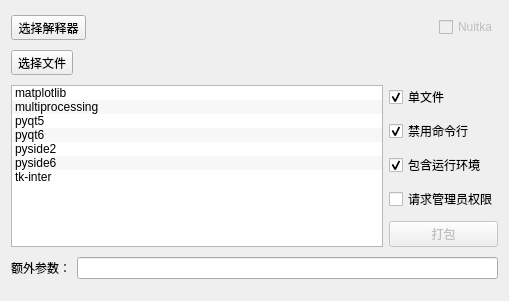
<?xml version="1.0" encoding="UTF-8"?>
<ui version="4.0">
 <class>basic</class>
 <widget class="QWidget" name="basic">
  <property name="geometry">
   <rect>
    <x>0</x>
    <y>0</y>
    <width>509</width>
    <height>301</height>
   </rect>
  </property>
  <property name="windowTitle">
   <string>Form</string>
  </property>
  <layout class="QGridLayout" name="gridLayout">
   <item row="0" column="0" colspan="2">
    <layout class="QHBoxLayout" name="horizontalLayout">
     <item>
      <widget class="PushButton" name="btn_select_executor">
       <property name="sizePolicy">
        <sizepolicy hsizetype="Maximum" vsizetype="Fixed">
         <horstretch>0</horstretch>
         <verstretch>0</verstretch>
        </sizepolicy>
       </property>
       <property name="text">
        <string>选择解释器</string>
       </property>
      </widget>
     </item>
     <item>
      <widget class="QLabel" name="label_path_executor">
       <property name="sizePolicy">
        <sizepolicy hsizetype="Preferred" vsizetype="Maximum">
         <horstretch>0</horstretch>
         <verstretch>0</verstretch>
        </sizepolicy>
       </property>
       <property name="font">
        <font>
         <pointsize>8</pointsize>
        </font>
       </property>
       <property name="text">
        <string/>
       </property>
       <property name="scaledContents">
        <bool>true</bool>
       </property>
       <property name="wordWrap">
        <bool>true</bool>
       </property>
      </widget>
     </item>
     <item>
      <widget class="CheckBox" name="chackbox_nuitka">
       <property name="enabled">
        <bool>false</bool>
       </property>
       <property name="sizePolicy">
        <sizepolicy hsizetype="Maximum" vsizetype="Fixed">
         <horstretch>0</horstretch>
         <verstretch>0</verstretch>
        </sizepolicy>
       </property>
       <property name="text">
        <string>Nuitka</string>
       </property>
      </widget>
     </item>
    </layout>
   </item>
   <item row="2" column="0" rowspan="5">
    <widget class="ListWidget" name="plugin_list">
     <property name="tabKeyNavigation">
      <bool>true</bool>
     </property>
     <property name="alternatingRowColors">
      <bool>true</bool>
     </property>
     <property name="spacing">
      <number>1</number>
     </property>
     <item>
      <property name="text">
       <string>matplotlib</string>
      </property>
      <property name="checkState">
       <enum>Unchecked</enum>
      </property>
     </item>
     <item>
      <property name="text">
       <string>multiprocessing</string>
      </property>
      <property name="checkState">
       <enum>Unchecked</enum>
      </property>
     </item>
     <item>
      <property name="text">
       <string>pyqt5</string>
      </property>
      <property name="checkState">
       <enum>Unchecked</enum>
      </property>
     </item>
     <item>
      <property name="text">
       <string>pyqt6</string>
      </property>
      <property name="checkState">
       <enum>Unchecked</enum>
      </property>
     </item>
     <item>
      <property name="text">
       <string>pyside2</string>
      </property>
      <property name="checkState">
       <enum>Unchecked</enum>
      </property>
     </item>
     <item>
      <property name="text">
       <string>pyside6</string>
      </property>
      <property name="checkState">
       <enum>Unchecked</enum>
      </property>
     </item>
     <item>
      <property name="text">
       <string>tk-inter</string>
      </property>
      <property name="checkState">
       <enum>Unchecked</enum>
      </property>
     </item>
    </widget>
   </item>
   <item row="6" column="1">
    <widget class="PrimaryPushButton" name="btn_start">
     <property name="enabled">
      <bool>false</bool>
     </property>
     <property name="text">
      <string>打包</string>
     </property>
    </widget>
   </item>
   <item row="7" column="0" colspan="2">
    <layout class="QHBoxLayout" name="horizontalLayout_2">
     <item>
      <widget class="QLabel" name="label_addition">
       <property name="text">
        <string>额外参数：</string>
       </property>
      </widget>
     </item>
     <item>
      <widget class="LineEdit" name="lineedit_addition"/>
     </item>
    </layout>
   </item>
   <item row="2" column="1">
    <widget class="CheckBox" name="checkbox_onefile">
     <property name="text">
      <string>单文件</string>
     </property>
     <property name="checked">
      <bool>true</bool>
     </property>
    </widget>
   </item>
   <item row="3" column="1">
    <widget class="CheckBox" name="checkbox_disable_console">
     <property name="text">
      <string>禁用命令行</string>
     </property>
     <property name="checked">
      <bool>true</bool>
     </property>
    </widget>
   </item>
   <item row="4" column="1">
    <widget class="CheckBox" name="checkbox_standalone">
     <property name="text">
      <string>包含运行环境</string>
     </property>
     <property name="checked">
      <bool>true</bool>
     </property>
    </widget>
   </item>
   <item row="5" column="1">
    <widget class="CheckBox" name="checkbox_require_admin">
     <property name="text">
      <string>请求管理员权限</string>
     </property>
    </widget>
   </item>
   <item row="1" column="0" colspan="2">
    <layout class="QHBoxLayout" name="horizontalLayout_3">
     <item>
      <widget class="PushButton" name="btn_select_file">
       <property name="sizePolicy">
        <sizepolicy hsizetype="Maximum" vsizetype="Fixed">
         <horstretch>0</horstretch>
         <verstretch>0</verstretch>
        </sizepolicy>
       </property>
       <property name="text">
        <string>选择文件</string>
       </property>
      </widget>
     </item>
     <item>
      <widget class="QLabel" name="label_path_file">
       <property name="sizePolicy">
        <sizepolicy hsizetype="Preferred" vsizetype="Maximum">
         <horstretch>0</horstretch>
         <verstretch>0</verstretch>
        </sizepolicy>
       </property>
       <property name="font">
        <font>
         <pointsize>8</pointsize>
        </font>
       </property>
       <property name="text">
        <string/>
       </property>
       <property name="scaledContents">
        <bool>true</bool>
       </property>
       <property name="wordWrap">
        <bool>true</bool>
       </property>
      </widget>
     </item>
    </layout>
   </item>
  </layout>
 </widget>
 <customwidgets>
  <customwidget>
   <class>PushButton</class>
   <extends>QToolButton</extends>
   <header>qfluentwidgets</header>
  </customwidget>
  <customwidget>
   <class>PrimaryPushButton</class>
   <extends>QPushButton</extends>
   <header>qfluentwidgets</header>
  </customwidget>
  <customwidget>
   <class>CheckBox</class>
   <extends>QCheckBox</extends>
   <header>qfluentwidgets</header>
  </customwidget>
  <customwidget>
   <class>ListWidget</class>
   <extends>QListWidget</extends>
   <header>qfluentwidgets</header>
  </customwidget>
  <customwidget>
   <class>LineEdit</class>
   <extends>QLineEdit</extends>
   <header>qfluentwidgets</header>
  </customwidget>
 </customwidgets>
 <tabstops>
  <tabstop>btn_select_file</tabstop>
  <tabstop>plugin_list</tabstop>
  <tabstop>checkbox_onefile</tabstop>
  <tabstop>checkbox_disable_console</tabstop>
  <tabstop>checkbox_standalone</tabstop>
  <tabstop>checkbox_require_admin</tabstop>
  <tabstop>btn_start</tabstop>
  <tabstop>lineedit_addition</tabstop>
 </tabstops>
 <resources/>
 <connections/>
</ui>
